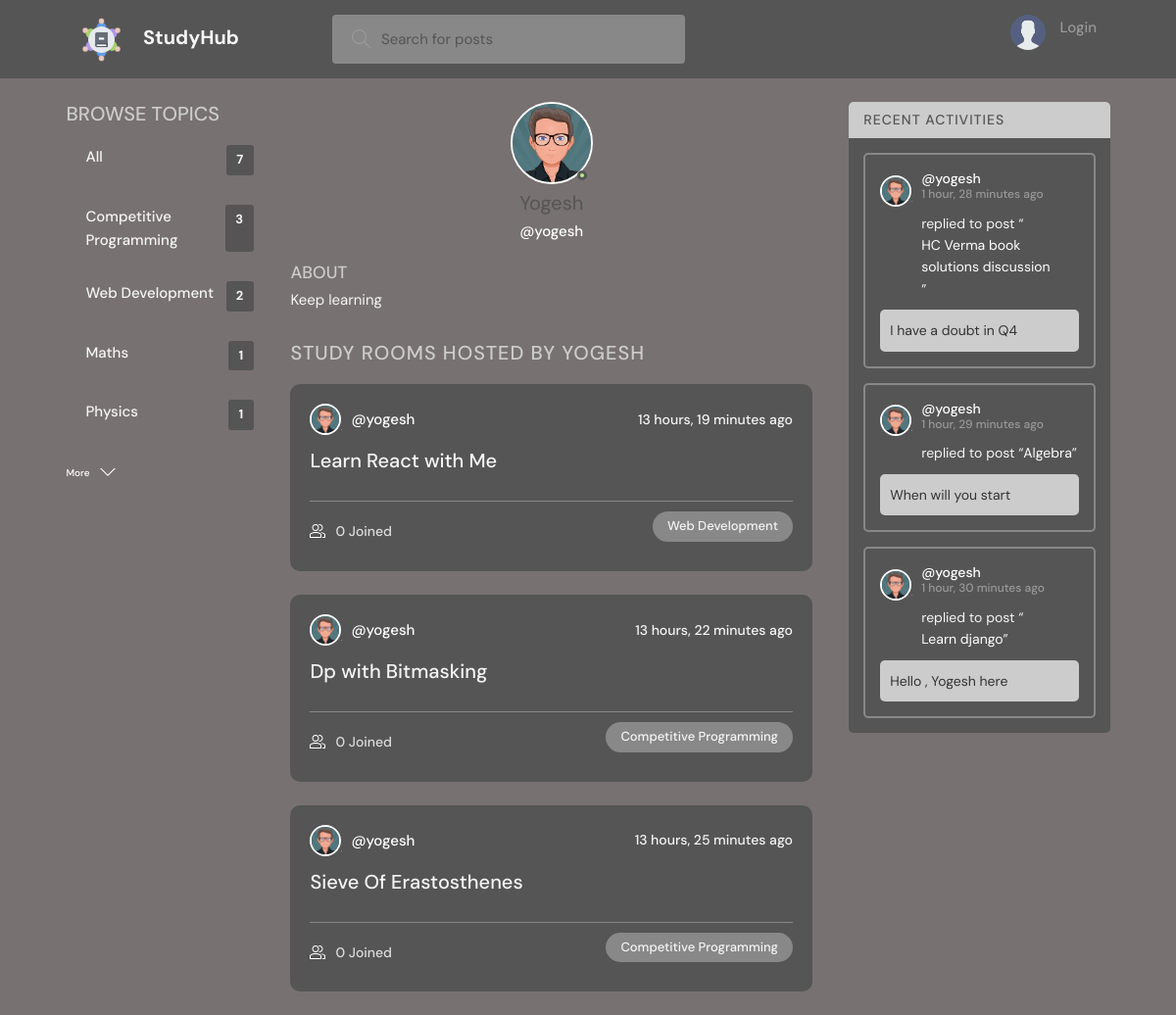
Page /profile/1/ on the committed database.
### base/models.py (models this page shows, shortened)
class Topic(models.Model):
    name = models.CharField(max_length=200)

class User(AbstractUser):
    name = models.CharField(max_length=200, null=True)
    email = models.EmailField(unique=True, null=True)
    bio = models.TextField(null=True)
    avatar = models.ImageField(null=True, default="avatar.svg")
    USERNAME_FIELD = 'email'
    REQUIRED_FIELDS = []

class Room(models.Model):
    host = models.ForeignKey(User, on_delete=models.SET_NULL, null=True)
    topic = models.ForeignKey(Topic, on_delete=models.SET_NULL, null=True)
    name = models.CharField(max_length=200)
    description = models.TextField(null=True, blank=True)
    participants = models.ManyToManyField(
        User, related_name='participants', blank=True)
    updated = models.DateTimeField(auto_now=True)
    created = models.DateTimeField(auto_now_add=True)
    class Meta:
        ordering = ['-updated', '-created']
    def __str__(self):
        return self.name

class Message(models.Model):
    user = models.ForeignKey(User, on_delete=models.CASCADE)
    room = models.ForeignKey(Room, on_delete=models.CASCADE)
    body = models.TextField()
    updated = models.DateTimeField(auto_now=True)
    created = models.DateTimeField(auto_now_add=True)
    class Meta:
        ordering = ['-updated', '-created']

### base/views.py (the view)
# urls.py: path('profile/<str:pk>/', views.userProfile, name="user-profile"),
def userProfile(request, pk):
    user = User.objects.get(id=pk)
    rooms = user.room_set.all()
    room_messages = user.message_set.all()
    topics = Topic.objects.all()
    allrooms = Room.objects.all()
    context = {'user': user, 'rooms': rooms,
               'room_messages': room_messages, 'topics': topics,'allrooms':allrooms}
    return render(request, 'base/profile.html', context)

### base/templates/base/profile.html (shortened to what this page needs)
{% extends 'main.html' %}
{% block content %}
<main class="profile-page layout layout--3">
  <div class="container">
    {% include 'base/topics_component.html' %}
    <div class="roomList">
      <div class="profile">
        <div class="profile__avatar">
          <div class="avatar avatar--large active">
            <img src="{{user.avatar.url}}" />
          </div>
        </div>
        <div class="profile__info">
          <h3>{{user.name}}</h3>
          <p>@{{user.username}}</p>
        </div>
        <div class="profile__about">
          <h3>About</h3>
          <p>
            {{user.bio}}
          </p>
        </div>
      </div>
      <div class="roomList__header">
        <div>
          <h2>Study Rooms Hosted by {{user.username}}</a>
          </h2>
        </div>
      </div>
      {% include 'base/feed_component.html' %}
    </div>
    {% include 'base/activity_component.html' %}
  </div>
</main>
{% endblock content %}

### templates/main.html (shortened to what this page needs)
<!DOCTYPE html>
{% load static %}
<html lang="en">
<head>
    <link href="https://cdn.jsdelivr.net/npm/bootstrap@5.0.2/dist/css/bootstrap.min.css" rel="stylesheet">
    <link rel="stylesheet" href="{% static 'styles/style.css' %}" />
</head>
<body>
    {% include 'navbar.html' %}
    {% block content %}
    {% endblock %}
</body>
</html>

### templates/navbar.html (shortened to what this page needs)
{% load static %}
<header class="header header--loggedIn  nvbar">
    <div class="container">
        <a href="{% url 'home' %}" class="header__logo">
            <img src="{% static 'images/logo.png' %}" />
            <h1>StudyHub</h1>
        </a>
        <form class="header__search" method="GET" action="{% url 'home' %}">
            <label>
                <input name="q" placeholder="Search for posts" value="{{cur_srch}}"/>
            </label>
        </form>
        <nav class="header__menu">
            {% if request.user.is_authenticated %}
            <div class="header__user">
                <a href="{% url 'user-profile' request.user.id %}">
                    <div class="avatar avatar--medium active">
                        <img src="{{request.user.avatar.url}}" />
                    </div>
                    <p>{{request.user.username}} <span>@{{request.user.username}}</span></p>
                </a>
                <button class="dropdown-button">
                    <svg version="1.1" xmlns="http://www.w3.org/2000/svg" width="32" height="32" viewBox="0 0 32 32">
                        <title>chevron-down</title>
                        <path d="M16 21l-13-13h-3l16 16 16-16h-3l-13 13z"></path>
                    </svg>
                </button>
            </div>
            {% else %}
            <a href="{% url 'login' %}">
                <img src="{% static 'images/avatar.svg' %}" />
                <p>Login</p>
            </a>
            {% endif %}
        </nav>
    </div>
</header>

### base/templates/base/topics_component.html
<div class="topics">
    <div class="topics__header">
        <h2>Browse Topics</h2>
    </div>
    <ul class="topics__list">
        <li>
            <a href="{% url 'home' %}" class="active">All <span>{{allrooms.count}}</span></a>
        </li>
        {% for topic in topics %}
        <li>
            <a href="{% url 'home' %}?q={{topic.name}}">{{topic.name}}<span>{{topic.room_set.all.count}}</span></a>
        </li>
        {% endfor %}
    </ul>
    <a class="btn btn--link" href="{% url 'topics' %}">
        More
        <svg version="1.1" xmlns="http://www.w3.org/2000/svg" width="32" height="32" viewBox="0 0 32 32">
            <title>chevron-down</title>
            <path d="M16 21l-13-13h-3l16 16 16-16h-3l-13 13z"></path>
        </svg>
    </a>
</div>

### base/templates/base/feed_component.html (shortened to what this page needs)
{% for room in rooms %}
<div class="roomListRoom">
    <div class="roomListRoom__header">
        <a href="{% url 'user-profile' room.host.id %}" class="roomListRoom__author">
            <div class="avatar avatar--small">
                <img src="{{room.host.avatar.url}}" />
            </div>
            <span>@{{room.host.username}}</span>
        </a>
        <div class="roomListRoom__actions">
            <span>{{room.created|timesince}} ago</span>
        </div>
    </div>
    <div class="roomListRoom__content">
        <a href="{% url 'room' room.id %}">{{room.name}}</a>
    </div>
    <div class="roomListRoom__meta">
        <a href="{% url 'room' room.id %}" class="roomListRoom__joined">
            {{room.participants.all.count}} Joined
        </a>
        <p class="roomListRoom__topic">{{room.topic.name}}</p>
    </div>
</div>
{% endfor %}

### base/templates/base/activity_component.html (shortened to what this page needs)
<div class="activities">
    <div class="activities__header">
        <h2>Recent Activities</h2>
    </div>
    {% for message in room_messages %}
    <div class="activities__box">
        <div class="activities__boxHeader roomListRoom__header">
            <a href="{% url 'user-profile' message.user.id %}" class="roomListRoom__author">
                <div class="avatar avatar--small">
                    <img src="{{message.user.avatar.url}}" />
                </div>
                <p>
                    @{{message.user.username}}
                    <span>{{message.created|timesince}} ago</span>
                </p>
            </a>
        </div>
        <div class="activities__boxContent">
            <p>replied to post “<a href="{% url 'room' message.room.id %}">{{message.room}}</a>”</p>
            <div class="activities__boxRoomContent">{{message.body}}</div>
        </div>
    </div>
    {% endfor %}
</div>

### rows in the picture
Topic: name "Competitive Programming", room_set.all.count "3"
Topic: name "Web Development", room_set.all.count "2"
Topic: name "Maths", room_set.all.count "1"
Topic: name "Physics", room_set.all.count "1"
User: avatar (picture), name "Yogesh", username "yogesh", bio "Keep learning", username "YOGESH"
Room: host.avatar (picture), host.username "yogesh", created "13 hours, 19 minutes", name "Learn React with Me", participants.all.count "0", topic.name "Web Development"
Room: host.avatar (picture), host.username "yogesh", created "13 hours, 22 minutes", name "Dp with Bitmasking", participants.all.count "0", topic.name "Competitive Programming"
Room: host.avatar (picture), host.username "yogesh", created "13 hours, 25 minutes", name "Sieve Of Erastosthenes", participants.all.count "0", topic.name "Competitive Programming"
Message: user.avatar (picture), user.username "yogesh", created "1 hour, 28 minutes", room "HC Verma book solutions discussion", body "I have a doubt in Q4"
Message: user.avatar (picture), user.username "yogesh", created "1 hour, 29 minutes", room "Algebra", body "When will you start"
Message: user.avatar (picture), user.username "yogesh", created "1 hour, 30 minutes", room "Learn django", body "Hello , Yogesh here"

### other values in the picture
{{ allrooms.count }} "7"
